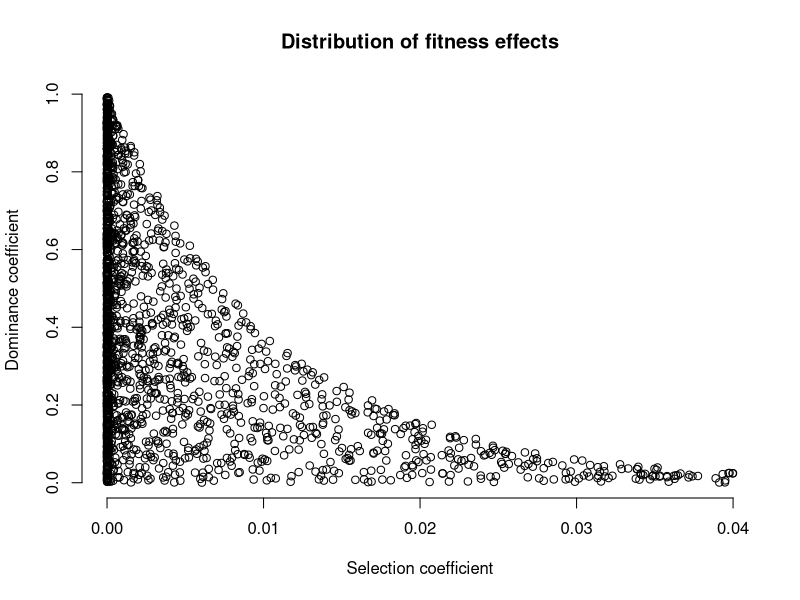
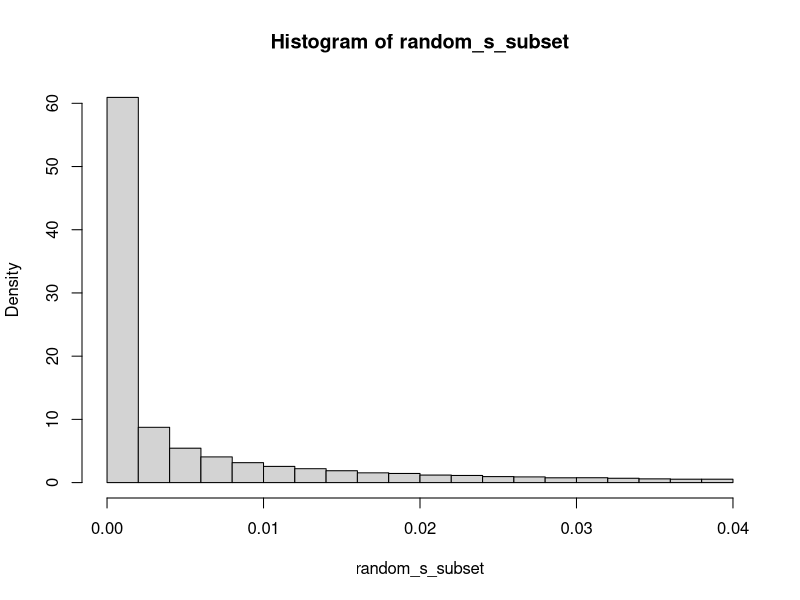
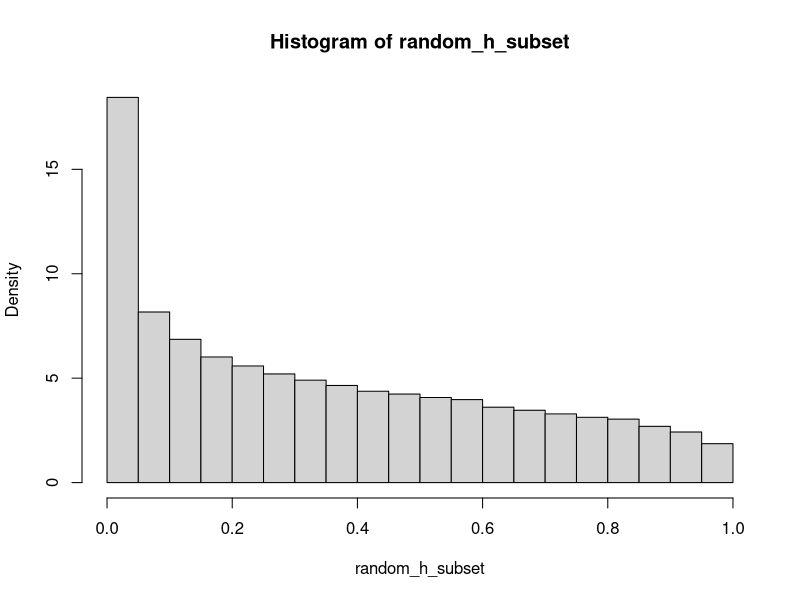

Write the R code that produced these figures, in order.
#!/usr/bin/env Rscript
## Distribution of selection coefficients

alpha = 0.2
mean_s = 0.01

beta = alpha/mean_s

total_n_draws_s <- 100000
upper_limit_s <- 0.04

random_s <- rgamma(total_n_draws_s, shape = alpha, rate = beta)
random_s_subset <- random_s[random_s < upper_limit_s]
b <- seq(0, upper_limit_s, 0.001)

not_shown <- total_n_draws_s - length(random_s_subset)
print(not_shown)
print(not_shown/total_n_draws_s*100)

mean(random_s)



## Distribution of dominance coefficients

total_n_draws_h = 100000

k = 91.63
upper_limit_h = 1
bb <- seq(0, upper_limit_h, 0.01)

h_max = exp(-k*random_s)

random_h <- runif(total_n_draws_h, min=0, max=h_max)

random_h_subset <- random_h[random_h < upper_limit_h]


print(mean(random_h)) ## mean of all h, we calibrated only for h whose s is 0.01

not_shown_h <- total_n_draws_h - length(random_h_subset)
print(not_shown_h)
print(not_shown_h/total_n_draws_h*100)

## Joint s-h distribution

joint_s <- rgamma(2000, shape = alpha, rate = beta)
joint_h_max = exp(-k*joint_s)
joint_h <- runif(2000, min=0, max=joint_h_max)

sh_df <- data.frame(s_coeff = joint_s,
                    h_coeff = joint_h)

sh_df_subset <- subset(sh_df, s_coeff < upper_limit_s)

png("sh_joint_distribution.png", width = 15, height = 15, units = "cm", res=600)
plot(sh_df_subset$s_coeff, 
     sh_df_subset$h_coeff, 
     xlab = "Selection coefficient", 
     ylab = "Dominance coefficient", 
     main = "Distribution of fitness effects",
     frame.plot = FALSE)
dev.off()

png("s_marginal_distribution.png", width = 15, height = 15, units = "cm", res=600)
hist_info <- hist(random_s_subset, plot = FALSE)         
hist_info$density <- hist_info$counts/sum(hist_info$counts) * 100
plot(hist_info, freq = FALSE)   
dev.off()

png("h_marginal_distribution.png", width = 15, height = 15, units = "cm", res=600)
hist_info <- hist(random_h_subset, plot = FALSE)         
hist_info$density <- hist_info$counts/sum(hist_info$counts) * 100
plot(hist_info, freq = FALSE)  
dev.off()
